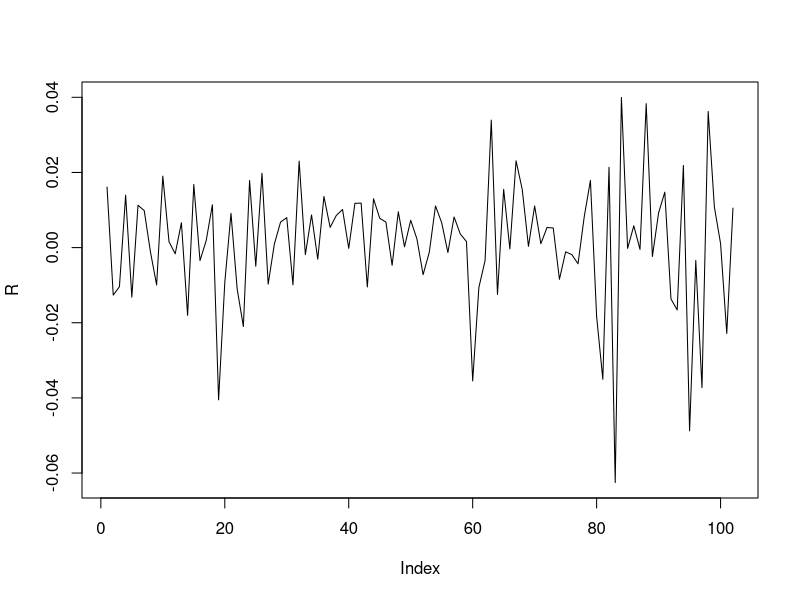
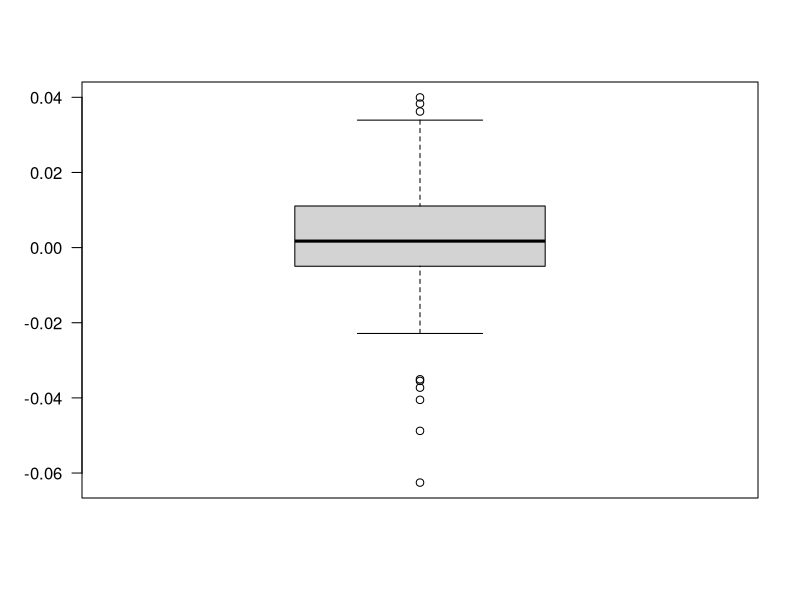
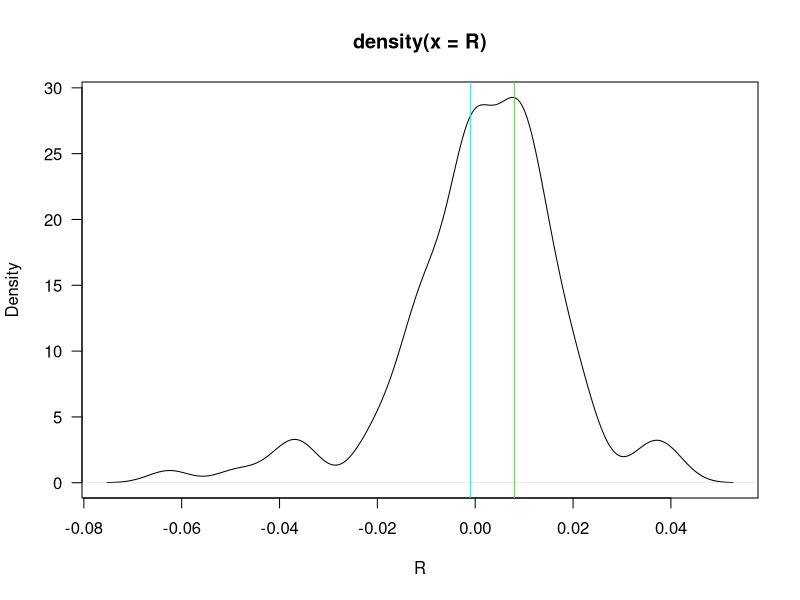
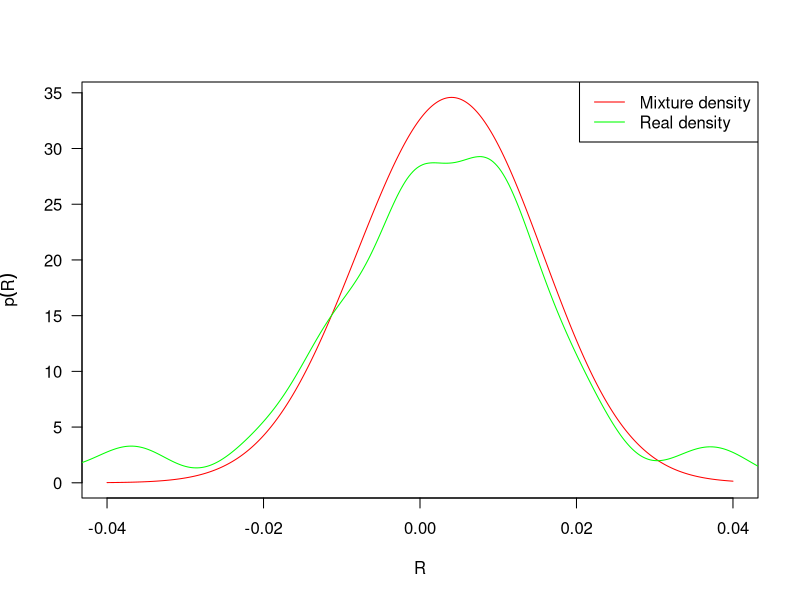
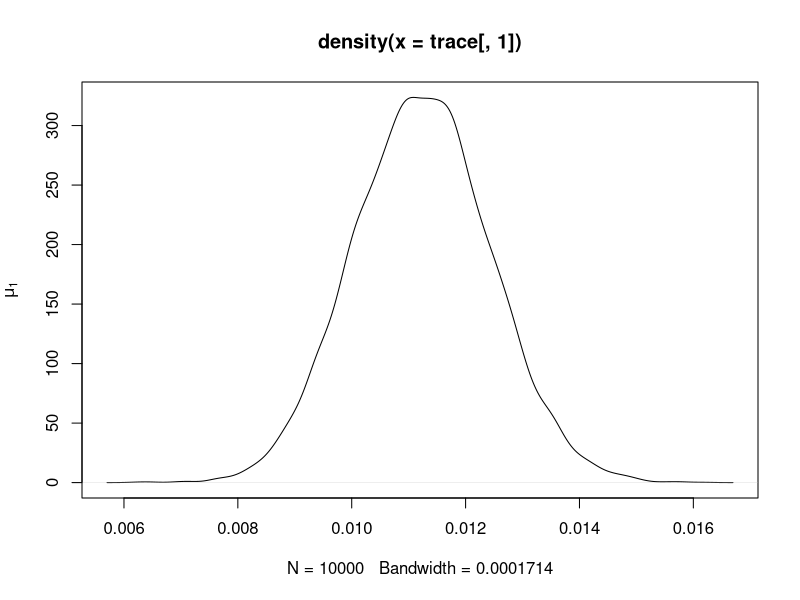
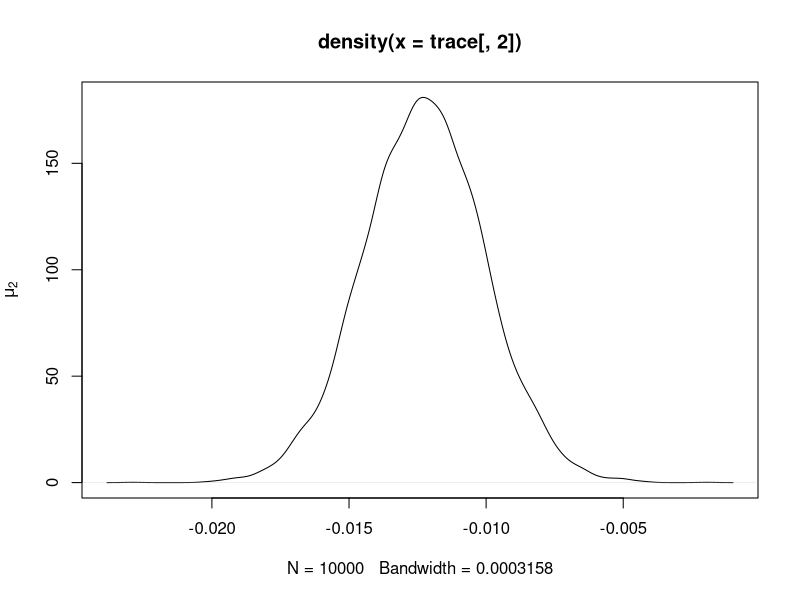
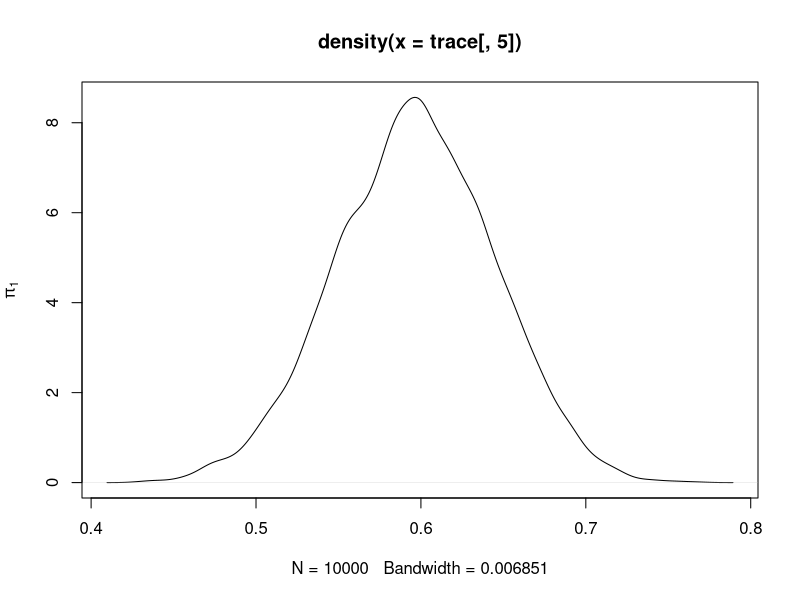
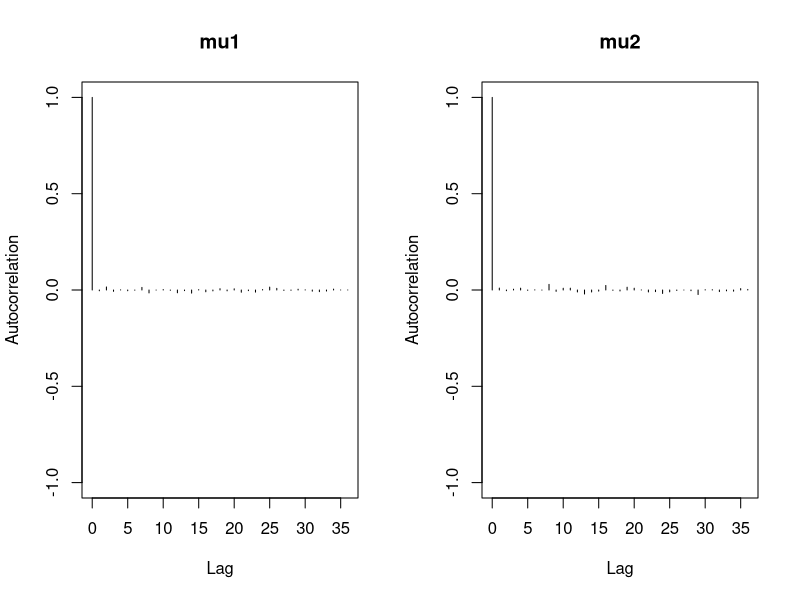

Generate these figures, in order, with R:
## ---- chunk 1
knitr::opts_chunk$set(echo = F)
library(coda)
library(MASS)
library(mvtnorm)

## ---- chunk 2

setwd("~/Desktop/STAT-S 426/STAT-S426-Project")
SP500.2006 <- read.csv("2006.txt",header = F)
SP500.2007 <- read.csv("2007.txt",header = F)
SP500 <- rbind(SP500.2006,SP500.2007)

R = c()
for (i in 2:nrow(SP500)){
  R = c(R, log(SP500$V2[i]/SP500$V2[i-1]))
}

## ---- chunk 3
plot(R, type = 'l')
boxplot(R, las = 1)
summary(R)

plot(density(R),las = 1, xlab = 'R')
abline(v = 0.008, col = 3)
abline(v = -0.001, col = 5)

length(subset(R, R > 0.009))
# length(subset(R, R > 0.003 & R < 0.011))

length(subset(R, R > -0.002 & R < 0.009))
length(subset(R, R < -0.002))

## ---- chunk 4
# K = # of mixture normal models 
# T = total # of days
# pi = proportion of each normal model
# mu = mean of each normal
# theta = variance of each normal
# v_t ~ Uniform[0,1]
# Gt = k -> which normal model

mu = c(0.008, -0.003)
s2 = c(0.0001, 0.0001)
p = c(0.6, 0.4)
K = 2 # the number of mixed normal models

interval = seq(-0.04,0.04,0.0001)
plot(interval, p[1]*dnorm(interval, mu[1], sqrt(s2[1])) + p[2]*dnorm(interval, mu[2], sqrt(s2[2])), 
     col = 'red', las = 1, ylab = expression(p(R)), xlab = expression(R), type = 'l')
lines(density(R),col='green')
legend('topright',legend = c("Mixture density","Real density"), lty = c(1,1), col = c('red','green'))

## ---- chunk 5

# Fix K = 2, v_t = 0 (p. 595)

Psi.k = function(u){
  return(log(p[1]*exp(-u*mu[1] + u^2*s2[1]/2) + p[2]*exp(-u*mu[2] + u^2*s2[2]/2)))
}

Psi.vt = Psi.k(u = 0)
Psi.vt_1 = Psi.k(u = -1)

r_t = 0.0044

rho_t = r_t + Psi.vt - Psi.vt_1

Post.Gt.1 = p[1] * dnorm(R, mu[1] + rho_t,sqrt(s2[1]))/(p[1] * dnorm(R, mu[1] + rho_t,sqrt(s2[1])) + p[2] * dnorm(R, mu[2] + rho_t,sqrt(s2[2])))
Post.Gt.2 = p[2] * dnorm(R, mu[2] + rho_t,sqrt(s2[2]))/(p[1] * dnorm(R, mu[1] + rho_t,sqrt(s2[1])) + p[2] * dnorm(R, mu[2] + rho_t,sqrt(s2[2])))

model.num = c()
for (i in 1:length(R)){
  if (Post.Gt.1[i] > Post.Gt.2[i]){
    model.num = c(model.num,1)
  }
  else {model.num = c(model.num,2)}
}

cbind(Post.Gt.1, Post.Gt.2, model.num)

x1 = length(subset(model.num, model.num == 1))
x2 = length(subset(model.num, model.num == 2))

c(x1, x2)
## ---- chunk 6

a <- b <- 1
mu_0 <- 0.008
tao_0.sq <- 0.01^2
sigma_0.sq <- 0.01^2
v_0 <- 1

trace <- array(NA, dim = c(10000,5), dimnames=list(iteration=NULL, parameters = c('mu1', 'mu2','sigma1.sq','sigma2.sq','p')))
trace[1,] <- tr <- c(mean(R[model.num == 1]), mean(R[model.num == 2]), 
                     var(R[model.num == 1]), var(R[model.num == 2]), 0.5)


x1 = length(subset(model.num, model.num == 1))
x2 = length(subset(model.num, model.num == 2))

R1 = R[model.num == 1]
R2 = R[model.num == 2]

R1.bar = mean(R[model.num == 1])
R2.bar = mean(R[model.num == 2])


for (i in 2:10000){
  new.p <- rbeta(1,  x1 + a, x2 + b)
  
  new.sigma1.sq <- 1/rgamma(1,0.5*(v_0 + x1),0.5*(v_0*sigma_0.sq + sum((R[model.num == 1]-tr[1])^2)))
  new.sigma2.sq <- 1/rgamma(1,0.5*(v_0 + x2),0.5*(v_0*sigma_0.sq + sum((R[model.num == 2]-tr[2])^2)))
  
  new.mu1 <- rnorm(1,(mu_0/tao_0.sq + x1*R1.bar/new.sigma1.sq)/(1/tao_0.sq + x1/new.sigma1.sq),
                      sqrt(1/(1/tao_0.sq + x1/new.sigma1.sq)))

  new.mu2 <- rnorm(1,(mu_0/tao_0.sq + x2*R2.bar/new.sigma2.sq)/(1/tao_0.sq + x2/new.sigma2.sq),
                      sqrt(1/(1/tao_0.sq + x2/new.sigma2.sq)))
  
  trace[i,] <- tr <- c(new.mu1, new.mu2, new.sigma1.sq, new.sigma2.sq, new.p)
  
  }

## ---- chunk 7

plot(density(trace[,1]), type = 'l', ylab = expression(mu[1]))
plot(density(trace[,2]), type = 'l', ylab = expression(mu[2]))

plot(density(trace[,5]), type = 'l', ylab = expression(pi[1]))



## ---- chunk 8

mu.mcmc <- mcmc(trace[,1:2], start = 100)

autocorr.plot(mu.mcmc)

effectiveSize(mu.mcmc)
